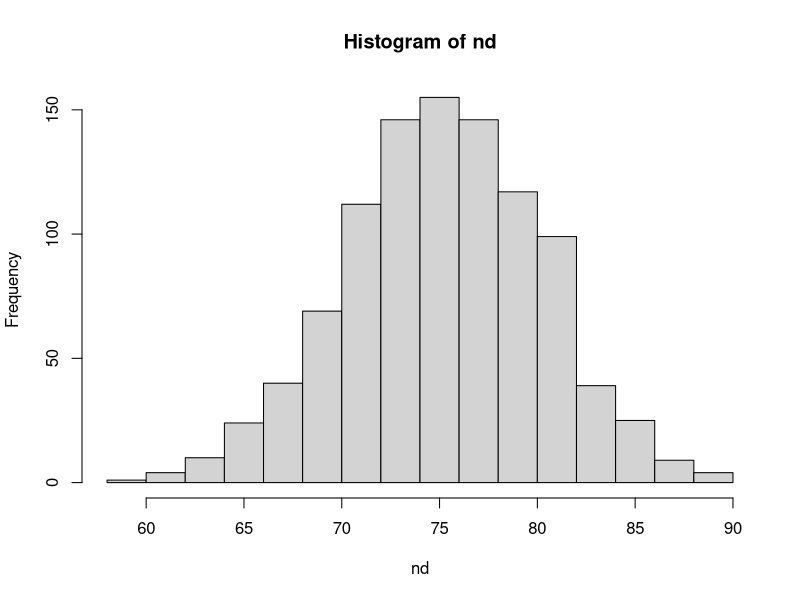
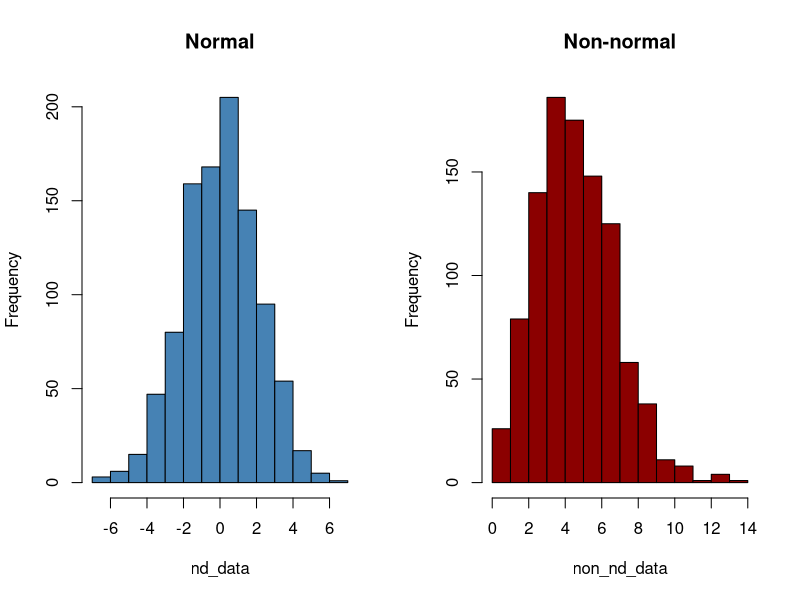
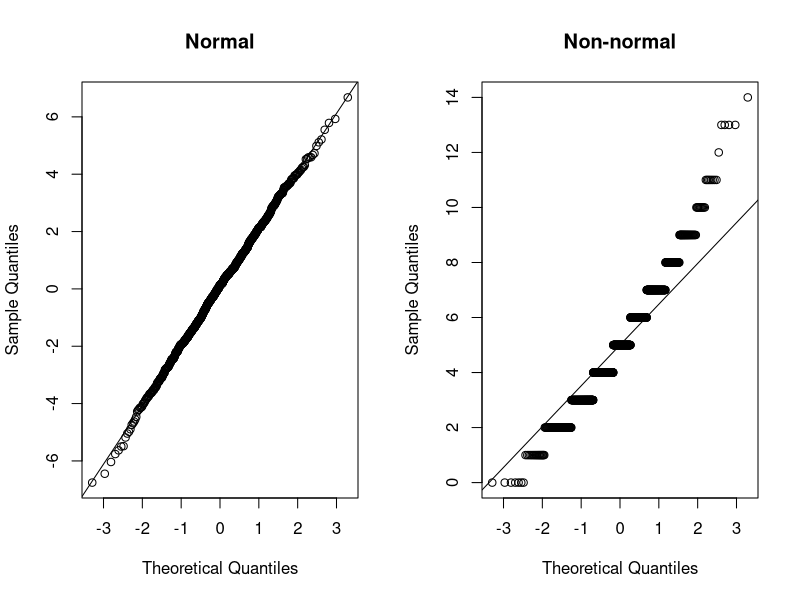

Recreate these plots in R, in order.
## ---- chunk 1
a = sample(1:10, 10, replace = TRUE)
a
## ---- chunk 2
as.data.frame(table(a))
## ---- chunk 3
a = sample(1:10, 10000, replace = TRUE)
## ---- chunk 4
as.data.frame(table(a))
## ---- chunk 5
library(gtools)
all_num = 4
choose = 2

res <- permutations(n = all_num, r = choose, v = 1:all_num)
res
## ---- chunk 6
print(nrow(res))
## ---- chunk 7
factorial(4) / factorial(4 - 2)
## ---- chunk 8
library(gtools)
all_num = 4
choose = 2

res <- combinations(n = all_num, r = choose, v = 1:all_num)
res
## ---- chunk 9
print(nrow(res))
## ---- chunk 10
factorial(4) / (factorial(4 - 2) * factorial(2))
## ---- chunk 11
p = 0.2
n = 4
## ---- chunk 12
p0 = (0.8 * 0.8 * 0.8 * 0.8)
p0
## ---- chunk 13
p1 = (0.2 * 0.8 * 0.8 * 0.8) * 4
p1
## ---- chunk 14
factorial(4) / (factorial(4 - 2) * factorial(2))
## ---- chunk 15
p2 = (0.2 * 0.2 * 0.8 * 0.8) * 6
p2
## ---- chunk 16
factorial(4) / (factorial(4 - 3) * factorial(3))
## ---- chunk 17
p3 = (0.2 * 0.2 * 0.2 * 0.8) * 4
p3
## ---- chunk 18
p4 = (0.2 * 0.2 * 0.2 * 0.2)
p4
## ---- chunk 19
P_at_least_one = p1 + p2 + p3 + p4
P_at_least_one
## ---- chunk 20
P_at_least_one2 = 1 - (0.8^4)
P_at_least_one2
## ---- chunk 21
factorial(4)
## ---- chunk 22
e = exp(1) # Use the built-in constant for e
D_4 = round(factorial(4) / e)
D_4
## ---- chunk 23
Q1 = D_4 / factorial(4)
Q1
## ---- chunk 24
D_3 = round(factorial(3) / e)
D_3
## ---- chunk 25
Q2 = (4 * D_3) / factorial(4)
Q2
## ---- chunk 26
D_2 = round(factorial(2) / e)
C_4_2 = factorial(4) / (factorial(2) * factorial(2))
Q3 = (C_4_2 * D_2) / factorial(4)
Q3
## ---- chunk 27
Q4 = 0
Q4
## ---- chunk 28
Q5 = 1 / factorial(4)
Q5
## ---- chunk 29
Q1 + Q2 + Q3 + Q4 + Q5
## ---- chunk 30
n = 4 # number of trials (people)
p = 0.2 # probability of success (snoring)

dbinom(x = 1, size = n, prob = p)
## ---- chunk 31
dbinom(x = c(0, 1, 2, 3, 4), size = n, prob = p)
## ---- chunk 32
pbinom(q = 1, size = n, prob = p, lower.tail = TRUE)
## ---- chunk 33
a = rbinom(10000, size = 4, prob = 0.2)
table(a)
## ---- chunk 34
dnorm(0, mean = 1, sd = 2)
## ---- chunk 35
pnorm(q = 70, mean = 75, sd = 5)
## ---- chunk 36
qnorm(p = 0.25, mean = 75, sd = 5)
## ---- chunk 37
nd = rnorm(n = 1000, mean = 75, sd = 5)
hist(nd)
## ---- chunk 38
nd_data = rnorm(n = 1000, mean = 0, sd = 2)
non_nd_data = rpois(n = 1000, lambda = 5) # Poisson data is not normal
## ---- chunk 39
par(mfrow = c(1, 2))
hist(nd_data, col = 'steelblue', main = 'Normal')
hist(non_nd_data, col = 'darkred', main = 'Non-normal')
## ---- chunk 40
par(mfrow = c(1, 2))
qqnorm(nd_data, main = 'Normal')
qqline(nd_data)
qqnorm(non_nd_data, main = 'Non-normal')
qqline(non_nd_data)
## ---- chunk 41
shapiro.test(nd_data)
## ---- chunk 42
shapiro.test(non_nd_data)
## ---- chunk 43
sessionInfo()
